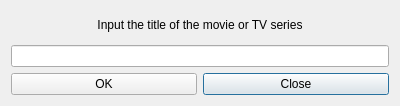
<?xml version="1.0" encoding="UTF-8"?>
<ui version="4.0">
 <class>DeleteFilm</class>
 <widget class="QDialog" name="DeleteFilm">
  <property name="geometry">
   <rect>
    <x>0</x>
    <y>0</y>
    <width>400</width>
    <height>106</height>
   </rect>
  </property>
  <property name="windowTitle">
   <string>Delete Movie</string>
  </property>
  <layout class="QGridLayout" name="gridLayout">
   <item row="3" column="1">
    <widget class="QPushButton" name="pushButton_close">
     <property name="text">
      <string>Close</string>
     </property>
    </widget>
   </item>
   <item row="3" column="0">
    <widget class="QPushButton" name="pushButton_ok">
     <property name="text">
      <string>OK</string>
     </property>
    </widget>
   </item>
   <item row="1" column="0" colspan="2">
    <widget class="QLineEdit" name="lineEdit_filmToRemove"/>
   </item>
   <item row="0" column="0" colspan="2">
    <widget class="QLabel" name="label">
     <property name="layoutDirection">
      <enum>Qt::LeftToRight</enum>
     </property>
     <property name="text">
      <string>Input the title of the movie or TV series</string>
     </property>
     <property name="alignment">
      <set>Qt::AlignCenter</set>
     </property>
    </widget>
   </item>
  </layout>
 </widget>
 <resources/>
 <connections>
  <connection>
   <sender>pushButton_ok</sender>
   <signal>clicked()</signal>
   <receiver>DeleteFilm</receiver>
   <slot>close()</slot>
   <hints>
    <hint type="sourcelabel">
     <x>102</x>
     <y>84</y>
    </hint>
    <hint type="destinationlabel">
     <x>199</x>
     <y>52</y>
    </hint>
   </hints>
  </connection>
  <connection>
   <sender>pushButton_close</sender>
   <signal>clicked()</signal>
   <receiver>DeleteFilm</receiver>
   <slot>close()</slot>
   <hints>
    <hint type="sourcelabel">
     <x>296</x>
     <y>84</y>
    </hint>
    <hint type="destinationlabel">
     <x>199</x>
     <y>52</y>
    </hint>
   </hints>
  </connection>
 </connections>
</ui>
